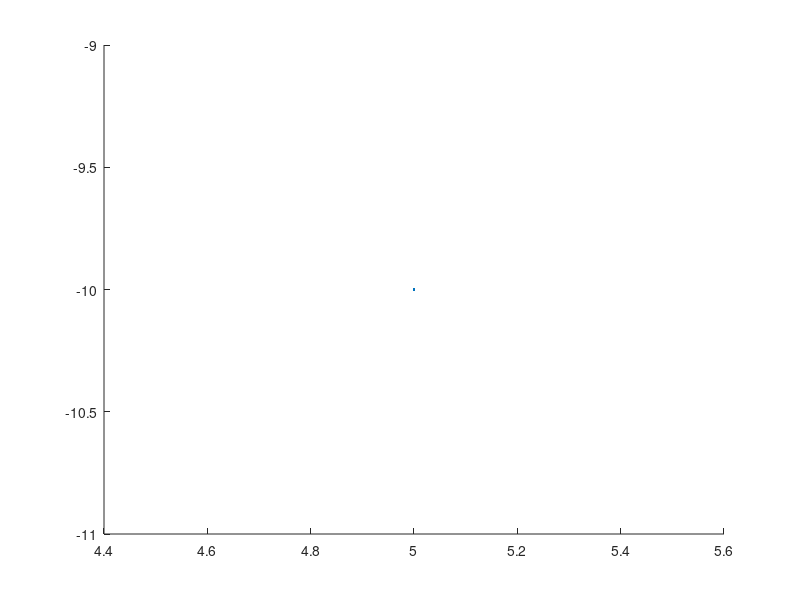

Here is the MATLAB script that generated this plot: (Note: this script raises an error after producing the figure.)

function task_1_9_plot_bezier_equidistant_points()
    figure();
    pt1 = [ 5;-10];
    pt2 = [9; 38];
    pt3 = [38; -5];
    pt4 = [45; 15];

    cla
    placelabel(pt1,'pt_1');
    placelabel(pt2,'pt_2');
    placelabel(pt3,'pt_3');
    placelabel(pt4,'pt_4');
    xlim([0 50]);
    ylim([-15 45])
    axis equal;
    
    hold on;
    grid on;
    SAMPLES = 18;
    t = linspace(0,1,SAMPLES);
    pts =  kron((1-t).^3,pt1) +kron(((1-t).^2*3).*t,pt2) +  kron(3.*(t.^2).*(1-t),pt3) +kron(t.^3,pt4);
    plot(pts(1,:),pts(2,:),'LineWidth',2);
    
    for k=1:size(pts,2)
        plot(pts(1,k),pts(2,k),'-o','Color',[1 0 0],...
        'MarkerSize',8,...
        'MarkerEdgeColor',[1 0 0],...
        'MarkerFaceColor',[1 0 0]);
    end
    hold off
    
    %% Compute Bezier curve length
    arc_length = compute_arc_length_cubic_bezier(pt1, pt2, pt3, pt4, 3);
    fprintf('ARC LENGTH   3 samples = %f\n', arc_length);
    
    arc_length = compute_arc_length_cubic_bezier(pt1, pt2, pt3, pt4, 7);
    fprintf('ARC LENGTH   7 samples = %f\n', arc_length);
    
    arc_length = compute_arc_length_cubic_bezier(pt1, pt2, pt3, pt4, 10);
    fprintf('ARC LENGTH  10 samples = %f\n', arc_length);    
    
    arc_length = compute_arc_length_cubic_bezier(pt1, pt2, pt3, pt4, 100);
    fprintf('ARC LENGTH 100 samples = %f\n', arc_length);
    
    arc_length = compute_arc_length_cubic_bezier(pt1, pt2, pt3, pt4, 400);
    fprintf('ARC LENGTH 400 samples = %f\n', arc_length);
    
     %% Equidistance points
    equidistance_points(pt1, pt2, pt3, pt4, 400);
    
end

function total_dist = compute_arc_length_cubic_bezier(pt1, pt2, pt3, pt4, samples)
    SAMPLES = samples;
    t       = linspace(0,1,SAMPLES);
    pts     = kron((1-t).^3,pt1) + kron(3*(1-t).^2.*t,pt2) + kron(3*(1-t).*t.^2,pt3) + kron(t.^3,pt4);
    
    total_dist = 0.0;
    for k=1:size(pts,2)-1
        dist = sqrt((pts(1,k+1)-pts(1,k))^2 + (pts(2,k+1)-pts(2,k))^2);
        total_dist = total_dist + dist;
        %fprintf('pts(%03d)-->pts(%03d) = %f\n', k, k+1, dist);
    end
    %fprintf('ARC LENGTH = %f\n', total_dist);
end

function equidistance_points(pt1, pt2, pt3, pt4, samples)
    figure;
    cla
    grid on
    placelabel(pt1,'pt_1');
    placelabel(pt2,'pt_2');
    placelabel(pt3,'pt_3');
    placelabel(pt4,'pt_4');    
    xlim([0 50]);
    ylim([-15 45]);
    axis equal
    hold on;
    
    total_dist = compute_arc_length_cubic_bezier(pt1, pt2, pt3, pt4, samples);
    
    SAMPLES = samples;
    t = linspace(0,1,SAMPLES);
    pts = kron((1-t).^3,pt1) + kron(3*(1-t).^2.*t,pt2) + kron(3*(1-t).*t.^2,pt3) + kron(t.^3,pt4);

    plot(pts(1,:),pts(2,:),'LineWidth',2);
    
    current_dist = 0.0;
    hits = 0;
    EQUIDISTANCE_POINTS = 18;
    update_target = 1;
    
    for k=1:size(pts,2)-1
       if(update_target == 1)
            target = (total_dist/EQUIDISTANCE_POINTS) * hits;
            update_target = 0;
       end
       
       dist = sqrt((pts(1,k+1)-pts(1,k))^2 + (pts(2,k+1)-pts(2,k))^2);
       current_dist = current_dist + dist;
       %fprintf('Current dist = %f     Target = %f\n', current_dist, target);
       if(target < current_dist)
            plot(pts(1,k),pts(2,k),'o','Color',[0 0 1],...
            'MarkerSize',8,...
            'MarkerEdgeColor','b',...
            'MarkerFaceColor','b');    
            hits = hits + 1;
            update_target = 1;
            %fprintf('Hits = %02d\n', hits);
       end
    end
    hold off;
end

function placelabel(pt,str)
    x = pt(1);
    y = pt(2);
    h = line(x,y);
    %scatter(x,y,'o');
    h.Marker = '*';
    h = text(x,y,str);
    
    h.HorizontalAlignment = 'center';
    h.VerticalAlignment = 'bottom';
end
  
